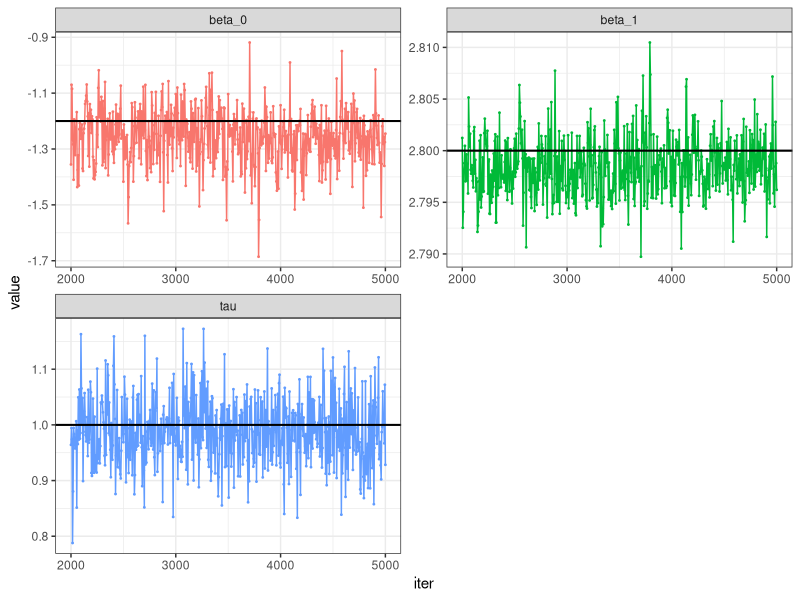
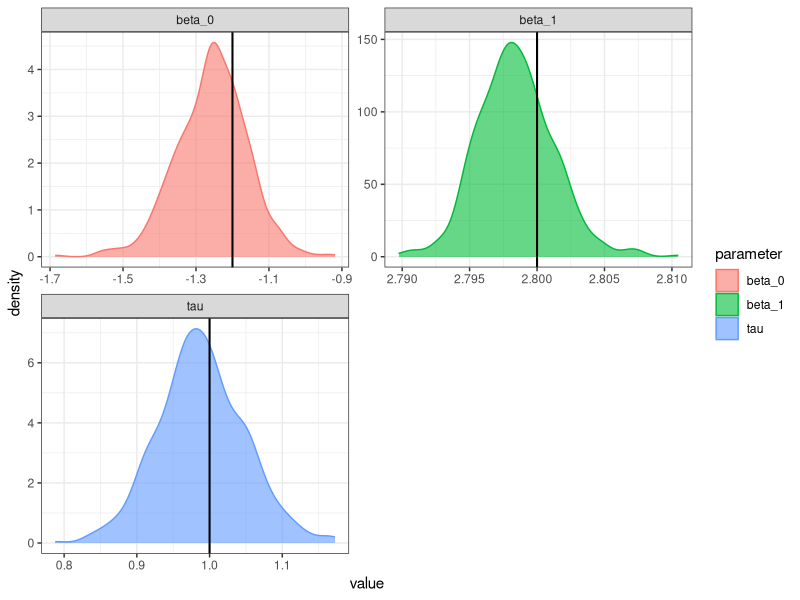
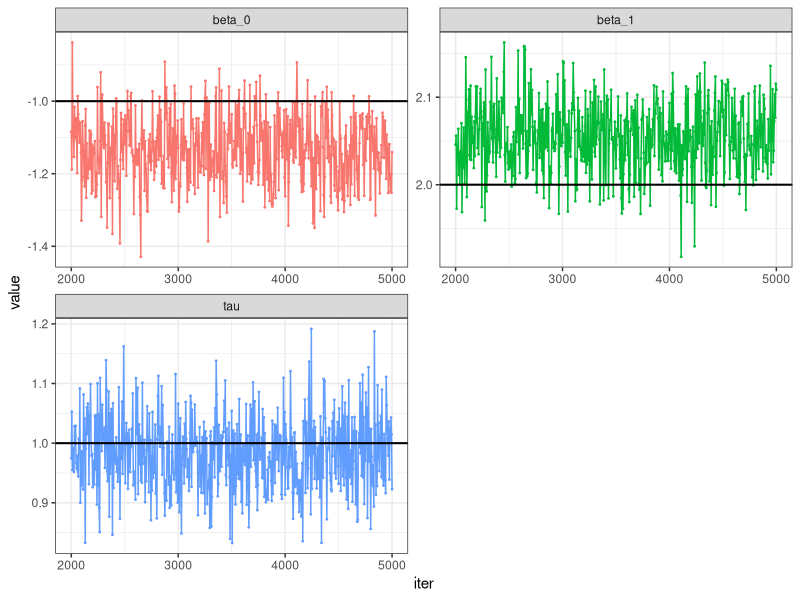
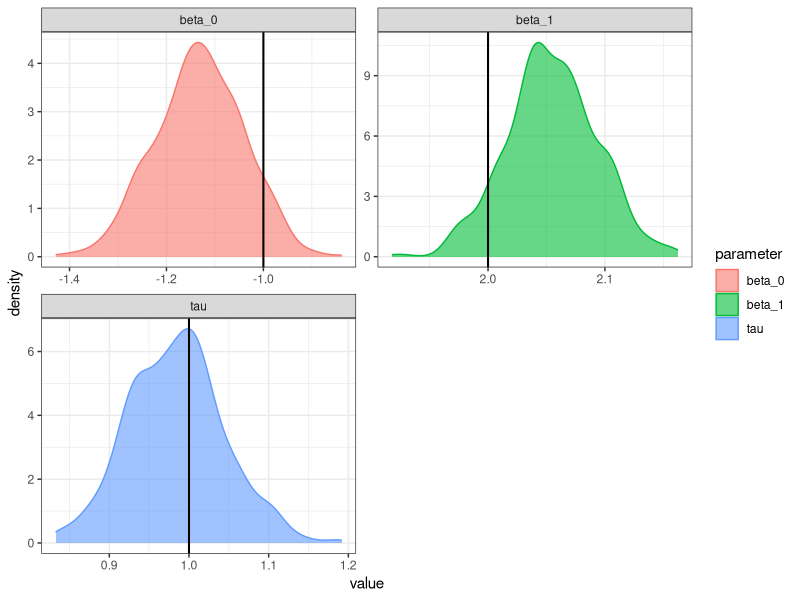

Reproduce these figures in R, in order.
# Set working directory
setwd("/Users/Shusei/Dropbox/Study/Study_Session/BDA")

# Load library
library(tidyverse)

####################
# Create fake data #
####################
num_data <- 500

age <- rnorm(num_data, mean=30, sd=15)
income <- rpois(num_data, lambda=400)
data <- data.frame(age, income)
covariates <- as.matrix(data[,c("age", "income")])


## Muliple Regression
betaX <- c(2.8, -1.2)
data$Y <- covariates %*% betaX + rnorm(num_data)

## Simple Regression
data_s <- data.frame(age)
tau_true <- 1
data_s$Y <- -1.2 + 2.8 * age + rnorm(num_data, sd=1/sqrt(tau_true))

## Data in original
x <- runif(num_data, 0, 4)
beta_0_true <- -1
beta_1_true <- 2
tau_true <- 1
y <- rnorm(num_data, beta_0_true + beta_1_true*x, 1/sqrt(tau_true))

###################################
# Linear Regression Using Package #
###################################
## Saimple
res_s_lm <- lm(Y ~ age, data_s)
summary(res_s_lm)

# Original data
res_original <- lm(y ~ x)
summary(res_original)

##################################################
# Bayesian Linear Regression (Simple Regression) #
##################################################
N <- num_data
iter_num <- 5000

sample_beta_0 <- function(y, x, beta_1, tau, mu_0, tau_0){
	precision <- tau_0 + tau * N
	mean0 <- tau_0 * mu_0 + tau * sum(y - (beta_1 * x))
	mean0 <- mean0 / precision
	value <- rnorm(1, mean=mean0, sd=1/sqrt(precision))
	return(value)
}

sample_beta_1 <- function(y, x, beta_0, tau, mu_1, tau_1){
	precision <- tau_1 + tau * sum(x*x)
	mean <- tau_1 * mu_1 + tau * sum((y - beta_0) * x)
	mean <- mean / precision
	value <- rnorm(1, mean=mean, sd=1/sqrt(precision))
	return(value)
}

sample_tau <- function(y, x, beta_0, beta_1, alpha, beta){
	alpha_new <- alpha + N/2
	resid <- y - beta_0 - (beta_1 * x)
	beta_new <- beta + sum(resid*resid) / 2
	value <- rgamma(1, shape=alpha_new, rate=beta_new)
		# alpha = shape, beta = 1/rate
}

# Prepare storages
beta_0 <- rep(NA, iter_num)
beta_1 <- rep(NA, iter_num)
tau <- rep(NA, iter_num)

# Initialization
beta_0[1] <- 1
beta_1[1] <- 1
tau[1] <- 2

# Run
for(i in 1:(iter_num-1)){
	beta_0[i+1] <- sample_beta_0(y=data_s$Y, x=data_s$age, beta_1=beta_1[i], tau=tau[i], mu_0=0, tau_0=1)
	beta_1[i+1] <- sample_beta_1(y=data_s$Y, x=data_s$age, beta_0=beta_0[i+1], tau=tau[i], mu_1=0, tau_1=1)
	tau[i+1] <- sample_tau(y=data_s$Y, x=data_s$age, beta_0=beta_0[i+1], beta_1=beta_1[i+1], alpha=2, beta=1)
}

make_figure <- function(params, true_values, params_names, burn_in=2000, slice=5){
	num_params <- length(params)

	tidy_params <- list()
	for(i in 1:num_params){
		temp <- data.frame(value=params[[i]])
		temp$parameter <- params_names[i]
		temp$iter <- 1:nrow(temp)

		temp <- temp[burn_in:nrow(temp) ,]
		slice_index <- seq(1, nrow(temp), slice)# slice data
		temp <- temp[slice_index, ]
		tidy_params[[i]] <- temp
	}
	tidy_params <- do.call(rbind.data.frame, tidy_params)

	true <- data.frame(
		parameter = params_names,
		value = true_values
		)

	param <- ggplot(data=tidy_params, aes(x=iter, y=value, group=parameter, color=parameter)) + 
			geom_line() + 
			geom_point(size=0.3) +
			facet_wrap(~parameter, ncol=2, scales = "free") +
			geom_hline(data = true, aes(yintercept = value), size=0.7) +
			theme_bw() +
			theme(legend.position="none")

	param_density <- ggplot(data=tidy_params, aes(x=value, color=parameter, fill=parameter)) +
		geom_density(stat = "density", position = "identity",alpha=0.6) + 
		facet_wrap(~parameter, ncol=2, scales = "free") +
		geom_vline(data = true, aes(xintercept = value), size=0.7) +
		theme_bw()

	return(list(param, param_density))

}

params <- list(beta_0, beta_1, tau)
true_values <- c(-1.2, 2.8, 1.0)
params_names <- c("beta_0", "beta_1", "tau")
gs_res1 <- make_figure(params, true_values, params_names, burn_in=2000, slice=5)
gs_res1[[1]]
gs_res1[[2]]

## Run with original data
# Prepare storages
beta_0 <- rep(NA, iter_num)
beta_1 <- rep(NA, iter_num)
tau <- rep(NA, iter_num)

# Initialization
beta_0[1] <- 0
beta_1[1] <- 1
tau[1] <- 2
# Run
for(i in 1:(iter_num-1)){
	beta_0[i+1] <- sample_beta_0(y=y, x=x, beta_1=beta_1[i], tau=tau[i], mu_0=0, tau_0=1)
	beta_1[i+1] <- sample_beta_1(y=y, x=x, beta_0=beta_0[i+1], tau=tau[i], mu_1=0, tau_1=1)
	tau[i+1] <- sample_tau(y=y, x=x, beta_0=beta_0[i+1], beta_1=beta_1[i+1], alpha=2, beta=1)
}

params <- list(beta_0, beta_1, tau)
true_values <- c(-1.0, 2.0, 1.0)
params_names <- c("beta_0", "beta_1", "tau")
gs_res2 <- make_figure(params, true_values, params_names, burn_in=2000, slice=5)
gs_res2[[1]]
gs_res2[[2]]

#############################################################################################
#############################################################################################


